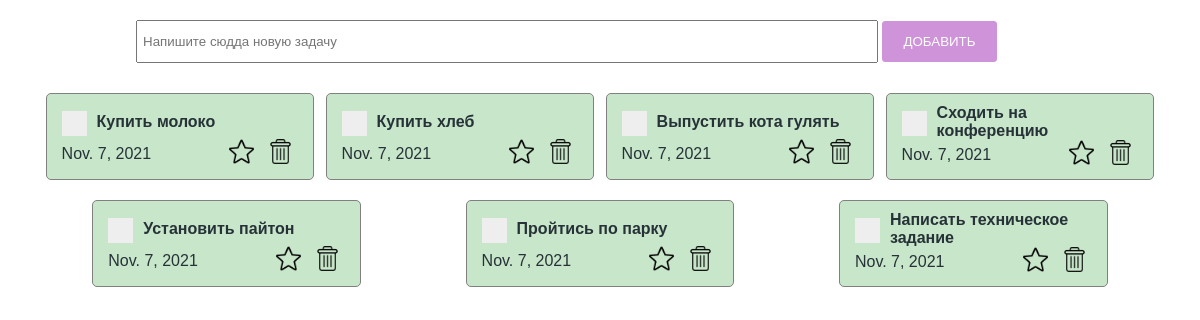
/test/, run on an earlier commit of the app's database.
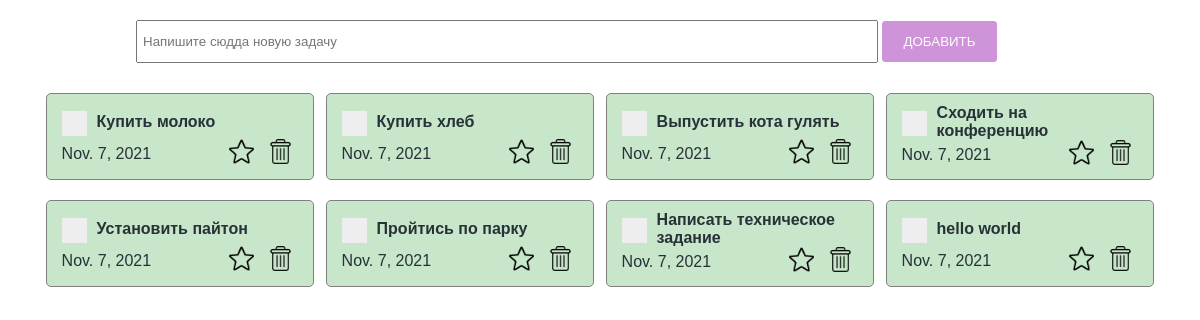
And on a later commit of the database.
### main/models.py (models this page shows)
class ToDo(models.Model):
    text = models.CharField(max_length=100)
    created_at = models.DateField(auto_now_add=True)
    is_closed = models.BooleanField(default=False)
    is_favorite = models.BooleanField(default=False)

### main/views.py (the view)
# urls.py: path("test/", test, name="test"),
def test(request):
    todo_list = ToDo.objects.all()
    return render(request, "test.html", {"todo_list": todo_list})

### main/templates/test.html (shortened to what this page needs)
{% load static %}
<!DOCTYPE html>
<html lang="ru">
<head>
    <link rel="stylesheet" href="{% static 'styles/index.css' %}">
    <link rel="stylesheet" href="{% static 'styles/checkbox.css' %}">
</head>
<body>
    <section>
        <div class="create_container">
            <form action="{% url 'add-todo' %}" method="POST">
                <input class="create_input" type="text" placeholder="Напишите сюдда новую задачу" name="todo_text" />
                <button class="create_button">Добавить</button>
            </form>
        </div>
        <div class="todo_container">
            {% for todo in todo_list %}
            <div class="todo_item">
                <div class="todo_item_header">
                    <label class="checkbox_container">
                        <span class="checkmark"></span>
                    </label>
                    <h4>{{ todo.text }}</h4>
                </div>
                <div class="todo_item_footer">
                    <p>{{ todo.created_at }}</p>
                    <div class="action_buttons">
                        <img src="{% static './icons/notmarked.png' %}">
                        <img src="{% static './icons/delete.png' %}">
                    </div>
                </div>
            </div>
            {% endfor %}
        </div>
    </section>
</body>
</html>

What changed in the data, as far as the page shows it:
added ToDo: text "hello world", created_at "Nov. 7, 2021"
